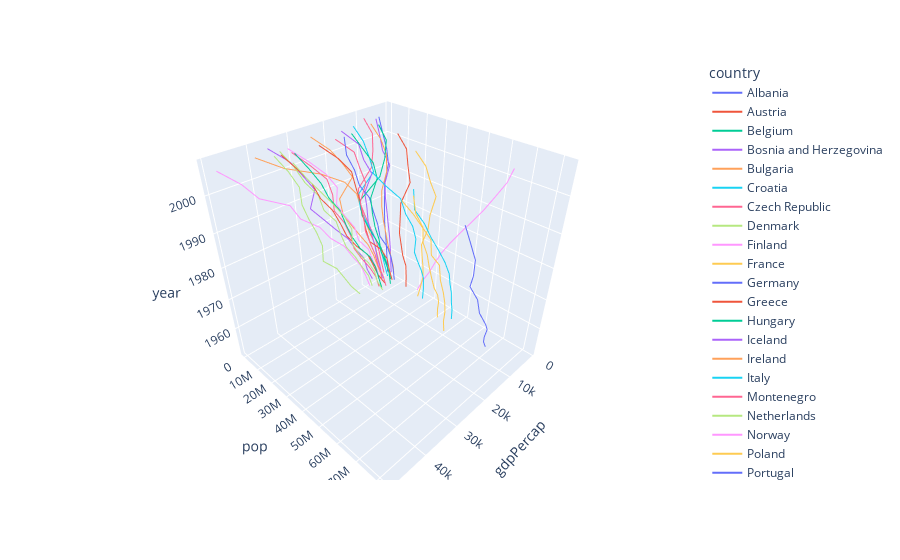

Notebook code cell kept with this figure:
### Code cell
import plotly.express as px
df = px.data.gapminder().query("continent=='Europe'")
fig = px.line_3d(df, x="gdpPercap", y="pop", z="year", color='country')
fig.show()

### Figure 1 — Plotly figure (JSON) as saved in the notebook; plotly's stock layout.template omitted (floating-point values rounded to 4 significant figures)
{"data": [{"hovertemplate": "country=Albania<br>gdpPercap=%{x}<br>pop=%{y}<br>year=%{z}<extra></extra>", "legendgroup": "Albania", "line": {"color": "#636efa", "dash": "solid"}, "marker": {"symbol": "circle"}, "mode": "lines", "name": "Albania", "scene": "scene", "showlegend": true, "type": "scatter3d", "x": [1601.0, 1942.0, 2313.0, 2760.0, 3313.0, 3533.0, 3631.0, 3739.0, 2497.0, 3193.0, 4604.0, 5937.0], "y": [1282697, 1476505, 1728137, 1984060, 2263554, 2509048, 2780097, 3075321, 3326498, 3428038, 3508512, 3600523], "z": [1952, 1957, 1962, 1967, 1972, 1977, 1982, 1987, 1992, 1997, 2002, 2007]}, {"hovertemplate": "country=Austria<br>gdpPercap=%{x}<br>pop=%{y}<br>year=%{z}<extra></extra>", "legendgroup": "Austria", "line": {"color": "#EF553B", "dash": "solid"}, "marker": {"symbol": "circle"}, "mode": "lines", "name": "Austria", "scene": "scene", "showlegend": true, "type": "scatter3d", "x": [6137.0, 8843.0, 10750.0, 12830.0, 16660.0, 19750.0, 21600.0, 23690.0, 27040.0, 29100.0, 32420.0, 36130.0], "y": [6927772, 6965860, 7129864, 7376998, 7544201, 7568430, 7574613, 7578903, 7914969, 8069876, 8148312, 8199783], "z": [1952, 1957, 1962, 1967, 1972, 1977, 1982, 1987, 1992, 1997, 2002, 2007]}, {"hovertemplate": "country=Belgium<br>gdpPercap=%{x}<br>pop=%{y}<br>year=%{z}<extra></extra>", "legendgroup": "Belgium", "line": {"color": "#00cc96", "dash": "solid"}, "marker": {"symbol": "circle"}, "mode": "lines", "name": "Belgium", "scene": "scene", "showlegend": true, "type": "scatter3d", "x": [8343.0, 9715.0, 10990.0, 13150.0, 16670.0, 19120.0, 20980.0, 22530.0, 25580.0, 27560.0, 30490.0, 33690.0], "y": [8730405, 8989111, 9218400, 9556500, 9709100, 9821800, 9856303, 9870200, 10045622, 10199787, 10311970, 10392226], "z": [1952, 1957, 1962, 1967, 1972, 1977, 1982, 1987, 1992, 1997, 2002, 2007]}, {"hovertemplate": "country=Bosnia and Herzegovina<br>gdpPercap=%{x}<br>pop=%{y}<br>year=%{z}<extra></extra>", "legendgroup": "Bosnia and Herzegovina", "line": {"color": "#ab63fa", "dash": "solid"}, "marker": {"symbol": "circle"}, "mode": "lines", "name": "Bosnia and Herzegovina", "scene": "scene", "showlegend": true, "type": "scatter3d", "x": [973.5, 1354.0, 1710.0, 2172.0, 2860.0, 3528.0, 4127.0, 4314.0, 2547.0, 4766.0, 6019.0, 7446.0], "y": [2791000, 3076000, 3349000, 3585000, 3819000, 4086000, 4172693, 4338977, 4256013, 3607000, 4165416, 4552198], "z": [1952, 1957, 1962, 1967, 1972, 1977, 1982, 1987, 1992, 1997, 2002, 2007]}, {"hovertemplate": "country=Bulgaria<br>gdpPercap=%{x}<br>pop=%{y}<br>year=%{z}<extra></extra>", "legendgroup": "Bulgaria", "line": {"color": "#FFA15A", "dash": "solid"}, "marker": {"symbol": "circle"}, "mode": "lines", "name": "Bulgaria", "scene": "scene", "showlegend": true, "type": "scatter3d", "x": [2444.0, 3009.0, 4254.0, 5577.0, 6597.0, 7612.0, 8224.0, 8240.0, 6303.0, 5970.0, 7697.0, 10680.0], "y": [7274900, 7651254, 8012946, 8310226, 8576200, 8797022, 8892098, 8971958, 8658506, 8066057, 7661799, 7322858], "z": [1952, 1957, 1962, 1967, 1972, 1977, 1982, 1987, 1992, 1997, 2002, 2007]}, {"hovertemplate": "country=Croatia<br>gdpPercap=%{x}<br>pop=%{y}<br>year=%{z}<extra></extra>", "legendgroup": "Croatia", "line": {"color": "#19d3f3", "dash": "solid"}, "marker": {"symbol": "circle"}, "mode": "lines", "name": "Croatia", "scene": "scene", "showlegend": true, "type": "scatter3d", "x": [3119.0, 4338.0, 5478.0, 6960.0, 9164.0, 11310.0, 13220.0, 13820.0, 8448.0, 9876.0, 11630.0, 14620.0], "y": [3882229, 3991242, 4076557, 4174366, 4225310, 4318673, 4413368, 4484310, 4494013, 4444595, 4481020, 4493312], "z": [1952, 1957, 1962, 1967, 1972, 1977, 1982, 1987, 1992, 1997, 2002, 2007]}, {"hovertemplate": "country=Czech Republic<br>gdpPercap=%{x}<br>pop=%{y}<br>year=%{z}<extra></extra>", "legendgroup": "Czech Republic", "line": {"color": "#FF6692", "dash": "solid"}, "marker": {"symbol": "circle"}, "mode": "lines", "name": "Czech Republic", "scene": "scene", "showlegend": true, "type": "scatter3d", "x": [6876.0, 8256.0, 10140.0, 11400.0, 13110.0, 14800.0, 15380.0, 16310.0, 14300.0, 16050.0, 17600.0, 22830.0], "y": [9125183, 9513758, 9620282, 9835109, 9862158, 10161915, 10303704, 10311597, 10315702, 10300707, 10256295, 10228744], "z": [1952, 1957, 1962, 1967, 1972, 1977, 1982, 1987, 1992, 1997, 2002, 2007]}, {"hovertemplate": "country=Denmark<br>gdpPercap=%{x}<br>pop=%{y}<br>year=%{z}<extra></extra>", "legendgroup": "Denmark", "line": {"color": "#B6E880", "dash": "solid"}, "marker": {"symbol": "circle"}, "mode": "lines", "name": "Denmark", "scene": "scene", "showlegend": true, "type": "scatter3d", "x": [9692.0, 11100.0, 13580.0, 15940.0, 18870.0, 20420.0, 21690.0, 25120.0, 26410.0, 29800.0, 32170.0, 35280.0], "y": [4334000, 4487831, 4646899, 4838800, 4991596, 5088419, 5117810, 5127024, 5171393, 5283663, 5374693, 5468120], "z": [1952, 1957, 1962, 1967, 1972, 1977, 1982, 1987, 1992, 1997, 2002, 2007]}, {"hovertemplate": "country=Finland<br>gdpPercap=%{x}<br>pop=%{y}<br>year=%{z}<extra></extra>", "legendgroup": "Finland", "line": {"color": "#FF97FF", "dash": "solid"}, "marker": {"symbol": "circle"}, "mode": "lines", "name": "Finland", "scene": "scene", "showlegend": true, "type": "scatter3d", "x": [6425.0, 7545.0, 9372.0, 10920.0, 14360.0, 15610.0, 18530.0, 21140.0, 20650.0, 23720.0, 28200.0, 33210.0], "y": [4090500, 4324000, 4491443, 4605744, 4639657, 4738902, 4826933, 4931729, 5041039, 5134406, 5193039, 5238460], "z": [1952, 1957, 1962, 1967, 1972, 1977, 1982, 1987, 1992, 1997, 2002, 2007]}, {"hovertemplate": "country=France<br>gdpPercap=%{x}<br>pop=%{y}<br>year=%{z}<extra></extra>", "legendgroup": "France", "line": {"color": "#FECB52", "dash": "solid"}, "marker": {"symbol": "circle"}, "mode": "lines", "name": "France", "scene": "scene", "showlegend": true, "type": "scatter3d", "x": [7030.0, 8663.0, 10560.0, 13000.0, 16110.0, 18290.0, 20290.0, 22070.0, 24700.0, 25890.0, 28930.0, 30470.0], "y": [42459667, 44310863, 47124000, 49569000, 51732000, 53165019, 54433565, 55630100, 57374179, 58623428, 59925035, 61083916], "z": [1952, 1957, 1962, 1967, 1972, 1977, 1982, 1987, 1992, 1997, 2002, 2007]}, {"hovertemplate": "country=Germany<br>gdpPercap=%{x}<br>pop=%{y}<br>year=%{z}<extra></extra>", "legendgroup": "Germany", "line": {"color": "#636efa", "dash": "solid"}, "marker": {"symbol": "circle"}, "mode": "lines", "name": "Germany", "scene": "scene", "showlegend": true, "type": "scatter3d", "x": [7144.0, 10190.0, 12900.0, 14750.0, 18020.0, 20510.0, 22030.0, 24640.0, 26510.0, 27790.0, 30040.0, 32170.0], "y": [69145952, 71019069, 73739117, 76368453, 78717088, 78160773, 78335266, 77718298, 80597764, 82011073, 82350671, 82400996], "z": [1952, 1957, 1962, 1967, 1972, 1977, 1982, 1987, 1992, 1997, 2002, 2007]}, {"hovertemplate": "country=Greece<br>gdpPercap=%{x}<br>pop=%{y}<br>year=%{z}<extra></extra>", "legendgroup": "Greece", "line": {"color": "#EF553B", "dash": "solid"}, "marker": {"symbol": "circle"}, "mode": "lines", "name": "Greece", "scene": "scene", "showlegend": true, "type": "scatter3d", "x": [3531.0, 4916.0, 6017.0, 8513.0, 12720.0, 14200.0, 15270.0, 16120.0, 17540.0, 18750.0, 22510.0, 27540.0], "y": [7733250, 8096218, 8448233, 8716441, 8888628, 9308479, 9786480, 9974490, 10325429, 10502372, 10603863, 10706290], "z": [1952, 1957, 1962, 1967, 1972, 1977, 1982, 1987, 1992, 1997, 2002, 2007]}, {"hovertemplate": "country=Hungary<br>gdpPercap=%{x}<br>pop=%{y}<br>year=%{z}<extra></extra>", "legendgroup": "Hungary", "line": {"color": "#00cc96", "dash": "solid"}, "marker": {"symbol": "circle"}, "mode": "lines", "name": "Hungary", "scene": "scene", "showlegend": true, "type": "scatter3d", "x": [5264.0, 6040.0, 7550.0, 9327.0, 10170.0, 11670.0, 12550.0, 12990.0, 10540.0, 11710.0, 14840.0, 18010.0], "y": [9504000, 9839000, 10063000, 10223422, 10394091, 10637171, 10705535, 10612740, 10348684, 10244684, 10083313, 9956108], "z": [1952, 1957, 1962, 1967, 1972, 1977, 1982, 1987, 1992, 1997, 2002, 2007]}, {"hovertemplate": "country=Iceland<br>gdpPercap=%{x}<br>pop=%{y}<br>year=%{z}<extra></extra>", "legendgroup": "Iceland", "line": {"color": "#ab63fa", "dash": "solid"}, "marker": {"symbol": "circle"}, "mode": "lines", "name": "Iceland", "scene": "scene", "showlegend": true, "type": "scatter3d", "x": [7268.0, 9244.0, 10350.0, 13320.0, 15800.0, 19650.0, 23270.0, 26920.0, 25140.0, 28060.0, 31160.0, 36180.0], "y": [147962, 165110, 182053, 198676, 209275, 221823, 233997, 244676, 259012, 271192, 288030, 301931], "z": [1952, 1957, 1962, 1967, 1972, 1977, 1982, 1987, 1992, 1997, 2002, 2007]}, {"hovertemplate": "country=Ireland<br>gdpPercap=%{x}<br>pop=%{y}<br>year=%{z}<extra></extra>", "legendgroup": "Ireland", "line": {"color": "#FFA15A", "dash": "solid"}, "marker": {"symbol": "circle"}, "mode": "lines", "name": "Ireland", "scene": "scene", "showlegend": true, "type": "scatter3d", "x": [5210.0, 5599.0, 6632.0, 7656.0, 9531.0, 11150.0, 12620.0, 13870.0, 17560.0, 24520.0, 34080.0, 40680.0], "y": [2952156, 2878220, 2830000, 2900100, 3024400, 3271900, 3480000, 3539900, 3557761, 3667233, 3879155, 4109086], "z": [1952, 1957, 1962, 1967, 1972, 1977, 1982, 1987, 1992, 1997, 2002, 2007]}, {"hovertemplate": "country=Italy<br>gdpPercap=%{x}<br>pop=%{y}<br>year=%{z}<extra></extra>", "legendgroup": "Italy", "line": {"color": "#19d3f3", "dash": "solid"}, "marker": {"symbol": "circle"}, "mode": "lines", "name": "Italy", "scene": "scene", "showlegend": true, "type": "scatter3d", "x": [4931.0, 6249.0, 8244.0, 10020.0, 12270.0, 14260.0, 16540.0, 19210.0, 22010.0, 24680.0, 27970.0, 28570.0], "y": [47666000, 49182000, 50843200, 52667100, 54365564, 56059245, 56535636, 56729703, 56840847, 57479469, 57926999, 58147733], "z": [1952, 1957, 1962, 1967, 1972, 1977, 1982, 1987, 1992, 1997, 2002, 2007]}, {"hovertemplate": "country=Montenegro<br>gdpPercap=%{x}<br>pop=%{y}<br>year=%{z}<extra></extra>", "legendgroup": "Montenegro", "line": {"color": "#FF6692", "dash": "solid"}, "marker": {"symbol": "circle"}, "mode": "lines", "name": "Montenegro", "scene": "scene", "showlegend": true, "type": "scatter3d", "x": [2648.0, 3682.0, 4650.0, 5908.0, 7778.0, 9596.0, 11220.0, 11730.0, 7003.0, 6466.0, 6557.0, 9254.0], "y": [413834, 442829, 474528, 501035, 527678, 560073, 562548, 569473, 621621, 692651, 720230, 684736], "z": [1952, 1957, 1962, 1967, 1972, 1977, 1982, 1987, 1992, 1997, 2002, 2007]}, {"hovertemplate": "country=Netherlands<br>gdpPercap=%{x}<br>pop=%{y}<br>year=%{z}<extra></extra>", "legendgroup": "Netherlands", "line": {"color": "#B6E880", "dash": "solid"}, "marker": {"symbol": "circle"}, "mode": "lines", "name": "Netherlands", "scene": "scene", "showlegend": true, "type": "scatter3d", "x": [8942.0, 11280.0, 12790.0, 15360.0, 18790.0, 21210.0, 21400.0, 23650.0, 26790.0, 30250.0, 33720.0, 36800.0], "y": [10381988, 11026383, 11805689, 12596822, 13329874, 13852989, 14310401, 14665278, 15174244, 15604464, 16122830, 16570613], "z": [1952, 1957, 1962, 1967, 1972, 1977, 1982, 1987, 1992, 1997, 2002, 2007]}, {"hovertemplate": "country=Norway<br>gdpPercap=%{x}<br>pop=%{y}<br>year=%{z}<extra></extra>", "legendgroup": "Norway", "line": {"color": "#FF97FF", "dash": "solid"}, "marker": {"symbol": "circle"}, "mode": "lines", "name": "Norway", "scene": "scene", "showlegend": true, "type": "scatter3d", "x": [10100.0, 11650.0, 13450.0, 16360.0, 18970.0, 23310.0, 26300.0, 31540.0, 33970.0, 41280.0, 44680.0, 49360.0], "y": [3327728, 3491938, 3638919, 3786019, 3933004, 4043205, 4114787, 4186147, 4286357, 4405672, 4535591, 4627926], "z": [1952, 1957, 1962, 1967, 1972, 1977, 1982, 1987, 1992, 1997, 2002, 2007]}, {"hovertemplate": "country=Poland<br>gdpPercap=%{x}<br>pop=%{y}<br>year=%{z}<extra></extra>", "legendgroup": "Poland", "line": {"color": "#FECB52", "dash": "solid"}, "marker": {"symbol": "circle"}, "mode": "lines", "name": "Poland", "scene": "scene", "showlegend": true, "type": "scatter3d", "x": [4029.0, 4734.0, 5339.0, 6557.0, 8007.0, 9508.0, 8452.0, 9082.0, 7739.0, 10160.0, 12000.0, 15390.0], "y": [25730551, 28235346, 30329617, 31785378, 33039545, 34621254, 36227381, 37740710, 38370697, 38654957, 38625976, 38518241], "z": [1952, 1957, 1962, 1967, 1972, 1977, 1982, 1987, 1992, 1997, 2002, 2007]}, {"hovertemplate": "country=Portugal<br>gdpPercap=%{x}<br>pop=%{y}<br>year=%{z}<extra></extra>", "legendgroup": "Portugal", "line": {"color": "#636efa", "dash": "solid"}, "marker": {"symbol": "circle"}, "mode": "lines", "name": "Portugal", "scene": "scene", "showlegend": true, "type": "scatter3d", "x": [3068.0, 3775.0, 4728.0, 6362.0, 9022.0, 10170.0, 11750.0, 13040.0, 16210.0, 17640.0, 19970.0, 20510.0], "y": [8526050, 8817650, 9019800, 9103000, 8970450, 9662600, 9859650, 9915289, 9927680, 10156415, 10433867, 10642836], "z": [1952, 1957, 1962, 1967, 1972, 1977, 1982, 1987, 1992, 1997, 2002, 2007]}, {"hovertemplate": "country=Romania<br>gdpPercap=%{x}<br>pop=%{y}<br>year=%{z}<extra></extra>", "legendgroup": "Romania", "line": {"color": "#EF553B", "dash": "solid"}, "marker": {"symbol": "circle"}, "mode": "lines", "name": "Romania", "scene": "scene", "showlegend": true, "type": "scatter3d", "x": [3145.0, 3943.0, 4735.0, 6471.0, 8011.0, 9356.0, 9605.0, 9696.0, 6598.0, 7347.0, 7885.0, 10810.0], "y": [16630000, 17829327, 18680721, 19284814, 20662648, 21658597, 22356726, 22686371, 22797027, 22562458, 22404337, 22276056], "z": [1952, 1957, 1962, 1967, 1972, 1977, 1982, 1987, 1992, 1997, 2002, 2007]}, {"hovertemplate": "country=Serbia<br>gdpPercap=%{x}<br>pop=%{y}<br>year=%{z}<extra></extra>", "legendgroup": "Serbia", "line": {"color": "#00cc96", "dash": "solid"}, "marker": {"symbol": "circle"}, "mode": "lines", "name": "Serbia", "scene": "scene", "showlegend": true, "type": "scatter3d", "x": [3581.0, 4981.0, 6290.0, 7992.0, 10520.0, 12980.0, 15180.0, 15870.0, 9325.0, 7914.0, 7236.0, 9787.0], "y": [6860147, 7271135, 7616060, 7971222, 8313288, 8686367, 9032824, 9230783, 9826397, 10336594, 10111559, 10150265], "z": [1952, 1957, 1962, 1967, 1972, 1977, 1982, 1987, 1992, 1997, 2002, 2007]}, {"hovertemplate": "country=Slovak Republic<br>gdpPercap=%{x}<br>pop=%{y}<br>year=%{z}<extra></extra>", "legendgroup": "Slovak Republic", "line": {"color": "#ab63fa", "dash": "solid"}, "marker": {"symbol": "circle"}, "mode": "lines", "name": "Slovak Republic", "scene": "scene", "showlegend": true, "type": "scatter3d", "x": [5075.0, 6093.0, 7481.0, 8413.0, 9674.0, 10920.0, 11350.0, 12040.0, 9498.0, 12130.0, 13640.0, 18680.0], "y": [3558137, 3844277, 4237384, 4442238, 4593433, 4827803, 5048043, 5199318, 5302888, 5383010, 5410052, 5447502], "z": [1952, 1957, 1962, 1967, 1972, 1977, 1982, 1987, 1992, 1997, 2002, 2007]}, {"hovertemplate": "country=Slovenia<br>gdpPercap=%{x}<br>pop=%{y}<br>year=%{z}<extra></extra>", "legendgroup": "Slovenia", "line": {"color": "#FFA15A", "dash": "solid"}, "marker": {"symbol": "circle"}, "mode": "lines", "name": "Slovenia", "scene": "scene", "showlegend": true, "type": "scatter3d", "x": [4215.0, 5862.0, 7402.0, 9405.0, 12380.0, 15280.0, 17870.0, 18680.0, 14210.0, 17160.0, 20660.0, 25770.0], "y": [1489518, 1533070, 1582962, 1646912, 1694510, 1746919, 1861252, 1945870, 1999210, 2011612, 2011497, 2009245], "z": [1952, 1957, 1962, 1967, 1972, 1977, 1982, 1987, 1992, 1997, 2002, 2007]}, {"hovertemplate": "country=Spain<br>gdpPercap=%{x}<br>pop=%{y}<br>year=%{z}<extra></extra>", "legendgroup": "Spain", "line": {"color": "#19d3f3", "dash": "solid"}, "marker": {"symbol": "circle"}, "mode": "lines", "name": "Spain", "scene": "scene", "showlegend": true, "type": "scatter3d", "x": [3834.0, 4565.0, 5694.0, 7994.0, 10640.0, 13240.0, 13930.0, 15760.0, 18600.0, 20450.0, 24840.0, 28820.0], "y": [28549870, 29841614, 31158061, 32850275, 34513161, 36439000, 37983310, 38880702, 39549438, 39855442, 40152517, 40448191], "z": [1952, 1957, 1962, 1967, 1972, 1977, 1982, 1987, 1992, 1997, 2002, 2007]}, {"hovertemplate": "country=Sweden<br>gdpPercap=%{x}<br>pop=%{y}<br>year=%{z}<extra></extra>", "legendgroup": "Sweden", "line": {"color": "#FF6692", "dash": "solid"}, "marker": {"symbol": "circle"}, "mode": "lines", "name": "Sweden", "scene": "scene", "showlegend": true, "type": "scatter3d", "x": [8528.0, 9912.0, 12330.0, 15260.0, 17830.0, 18860.0, 20670.0, 23590.0, 23880.0, 25270.0, 29340.0, 33860.0], "y": [7124673, 7363802, 7561588, 7867931, 8122293, 8251648, 8325260, 8421403, 8718867, 8897619, 8954175, 9031088], "z": [1952, 1957, 1962, 1967, 1972, 1977, 1982, 1987, 1992, 1997, 2002, 2007]}, {"hovertemplate": "country=Switzerland<br>gdpPercap=%{x}<br>pop=%{y}<br>year=%{z}<extra></extra>", "legendgroup": "Switzerland", "line": {"color": "#B6E880", "dash": "solid"}, "marker": {"symbol": "circle"}, "mode": "lines", "name": "Switzerland", "scene": "scene", "showlegend": true, "type": "scatter3d", "x": [14730.0, 17910.0, 20430.0, 22970.0, 27200.0, 26980.0, 28400.0, 30280.0, 31870.0, 32140.0, 34480.0, 37510.0], "y": [4815000, 5126000, 5666000, 6063000, 6401400, 6316424, 6468126, 6649942, 6995447, 7193761, 7361757, 7554661], "z": [1952, 1957, 1962, 1967, 1972, 1977, 1982, 1987, 1992, 1997, 2002, 2007]}, {"hovertemplate": "country=Turkey<br>gdpPercap=%{x}<br>pop=%{y}<br>year=%{z}<extra></extra>", "legendgroup": "Turkey", "line": {"color": "#FF97FF", "dash": "solid"}, "marker": {"symbol": "circle"}, "mode": "lines", "name": "Turkey", "scene": "scene", "showlegend": true, "type": "scatter3d", "x": [1969.0, 2219.0, 2323.0, 2826.0, 3451.0, 4269.0, 4241.0, 5089.0, 5678.0, 6601.0, 6508.0, 8458.0], "y": [22235677, 25670939, 29788695, 33411317, 37492953, 42404033, 47328791, 52881328, 58179144, 63047647, 67308928, 71158647], "z": [1952, 1957, 1962, 1967, 1972, 1977, 1982, 1987, 1992, 1997, 2002, 2007]}, {"hovertemplate": "country=United Kingdom<br>gdpPercap=%{x}<br>pop=%{y}<br>year=%{z}<extra></extra>", "legendgroup": "United Kingdom", "line": {"color": "#FECB52", "dash": "solid"}, "marker": {"symbol": "circle"}, "mode": "lines", "name": "United Kingdom", "scene": "scene", "showlegend": true, "type": "scatter3d", "x": [9980.0, 11280.0, 12480.0, 14140.0, 15900.0, 17430.0, 18230.0, 21660.0, 22710.0, 26070.0, 29480.0, 33200.0], "y": [50430000, 51430000, 53292000, 54959000, 56079000, 56179000, 56339704, 56981620, 57866349, 58808266, 59912431, 60776238], "z": [1952, 1957, 1962, 1967, 1972, 1977, 1982, 1987, 1992, 1997, 2002, 2007]}], "layout": {"legend": {"title": {"text": "country"}, "tracegroupgap": 0}, "margin": {"t": 60}, "scene": {"domain": {"x": [0, 1], "y": [0, 1]}, "xaxis": {"title": {"text": "gdpPercap"}}, "yaxis": {"title": {"text": "pop"}}, "zaxis": {"title": {"text": "year"}}}}}
